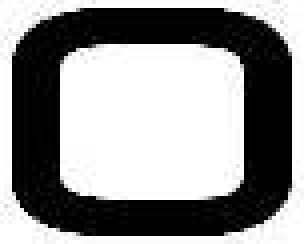
#> input picture trainData/021n.jpg, 76 x 61 px, given in place of 0.jpg, which was not available (shown 4 times larger)
$ python imgproc.py
#> lines starting #> are read from the running program, lines starting #| are printed output that depends on the picture; pictures that were not available may be replaced by others from this repository, and a replacement may not be noted
from PIL import Image
import numpy

#****************************
n_class=2
n_rows=4       #each row has 6 samples

#*****************************

def normalize(im):
    rows=im.size[1]
    cols=im.size[0]
    #print rows,cols
    a=numpy.array(im.convert('L'))

    '''
    rowno=0
    for x in a:
        print rowno
        print x
        rowno+=1
    '''
    ymin=0
    xmin=0
    ymax=rows
    xmax=cols
    flag=0
    for y in range(0,rows):
        for x in range(0,cols):
            if(a[y][x] < 40):
                ymin=y
                flag=1
                break
        if(flag):
            break
    flag=0
    for x in range(0,cols):
        for y in range(ymin,rows):
            if(a[y][x] < 40):
                xmin=x
                flag=1
                break
        if(flag):
            break
    flag=0
    for y in range(ymin,rows):
        flag=0
        for x in range(xmin,cols):
            if( a[y][x] < 40):
                flag=1
                break
        if(not(flag)):
            ymax=y
            break

    flag=0
    for x in range(xmin,cols):
        flag=0
        for y in range(ymin,rows):
            if(a[y][x] < 40):
                flag=1
                break
        if(not(flag)):
            xmax=x
            break


    #print ymin,xmin
    #print ymax,xmax

    mx=(xmax-xmin)/20     #margin
    my=(ymax-ymin)/20
    xmin-=mx
    if(xmin<0):
        xmin=0
    ymin-=my
    if(ymin<0):
        ymin=0
    xmax+=mx
    if(xmax>cols):
        xmax=cols
    ymax+=my
    if(ymax>rows):
        ymax=rows
    box=(xmin,ymin,xmax,ymax)
    region=im.crop(box)
    #region=region.resize((64,62))
    im2=Image.fromarray(numpy.uint8(region.convert('L')))
    #im2.save("result.jpg")
    return im2


name="trainData/"
ext=".jpg"
for i in range(0,n_class):            #class no
    imagename=name+str(i)+ext
    im=Image.open(imagename)
#> im is the input picture: PIL image 76x61 L; min 0, max 255, mean 144.7

    for j in range(0,n_rows):        #no. of samples(rows,cols)
        y=60+j*150
        for k in range(0,6):
            x=30+k*150
            box=(x,y,x+140,y+140)
            temp=im.crop(box)
            im2=normalize(temp)
            im2.save(name+str(i)+str(j*6+k)+"n"+ext)
#> this loop made 4 passes
#> y on passes 2 to 4: 210, 360, 510
#> pass 1, in normalize, `region=im.crop(box)`:
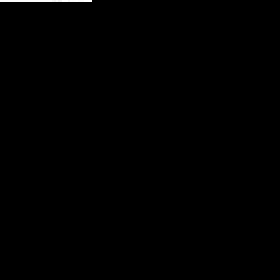
#> region: PIL image 140x140 L (shown 2 times larger); min 0, max 255, mean 0.6
#> pass 2 of the loop `for i in range(0,n_class):`:
#> imagename = 'trainData/1.jpg'
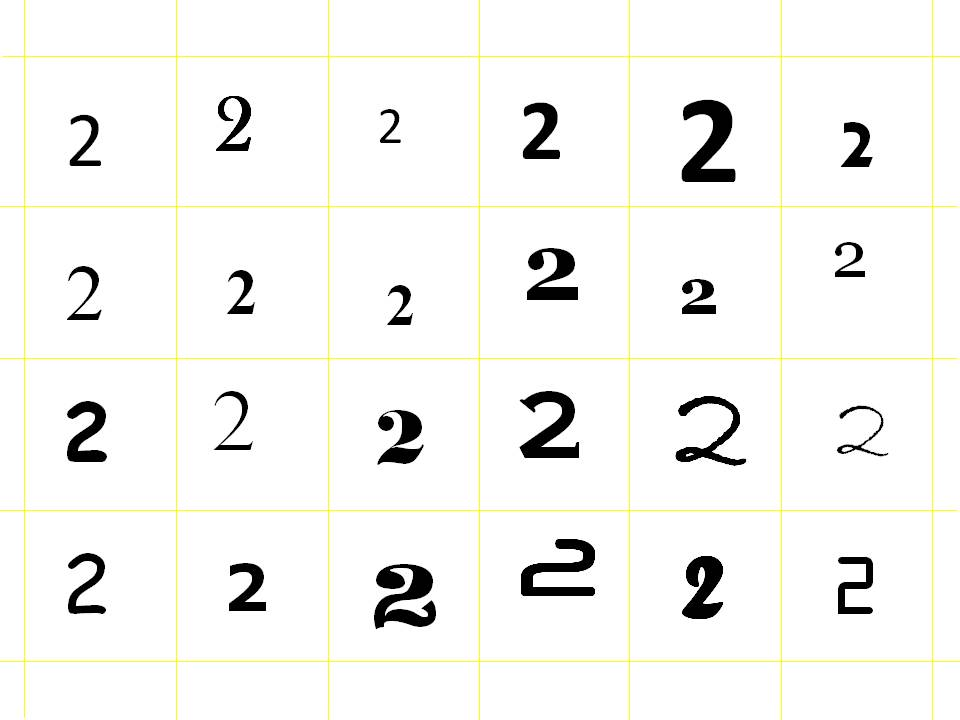
#> input picture trainData/2.JPG, 960 x 720 px, given in place of 1.jpg, which was not available
#> im is the input picture: PIL image 960x720 RGB; mean R, G, B 245.1, 245.2, 241.7
#> the loop `for j in range(0,n_rows):` made 4 passes
#> y on passes 2 to 4: 210, 360, 510
#> pass 1, in normalize (call 26), `a=numpy.array(im.convert('L'))`:
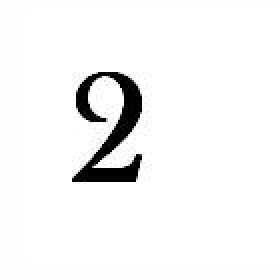
#> a: shape (140, 140) (shown 2 times larger); min 0, max 255, mean 244.1
#> after the loop `for j in range(0,n_rows):`:
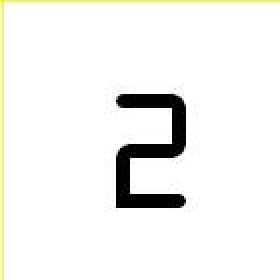
#> temp: PIL image 140x140 RGB (shown 2 times larger); mean R, G, B 242.5, 242.6, 239.5


#print "DONE!"
